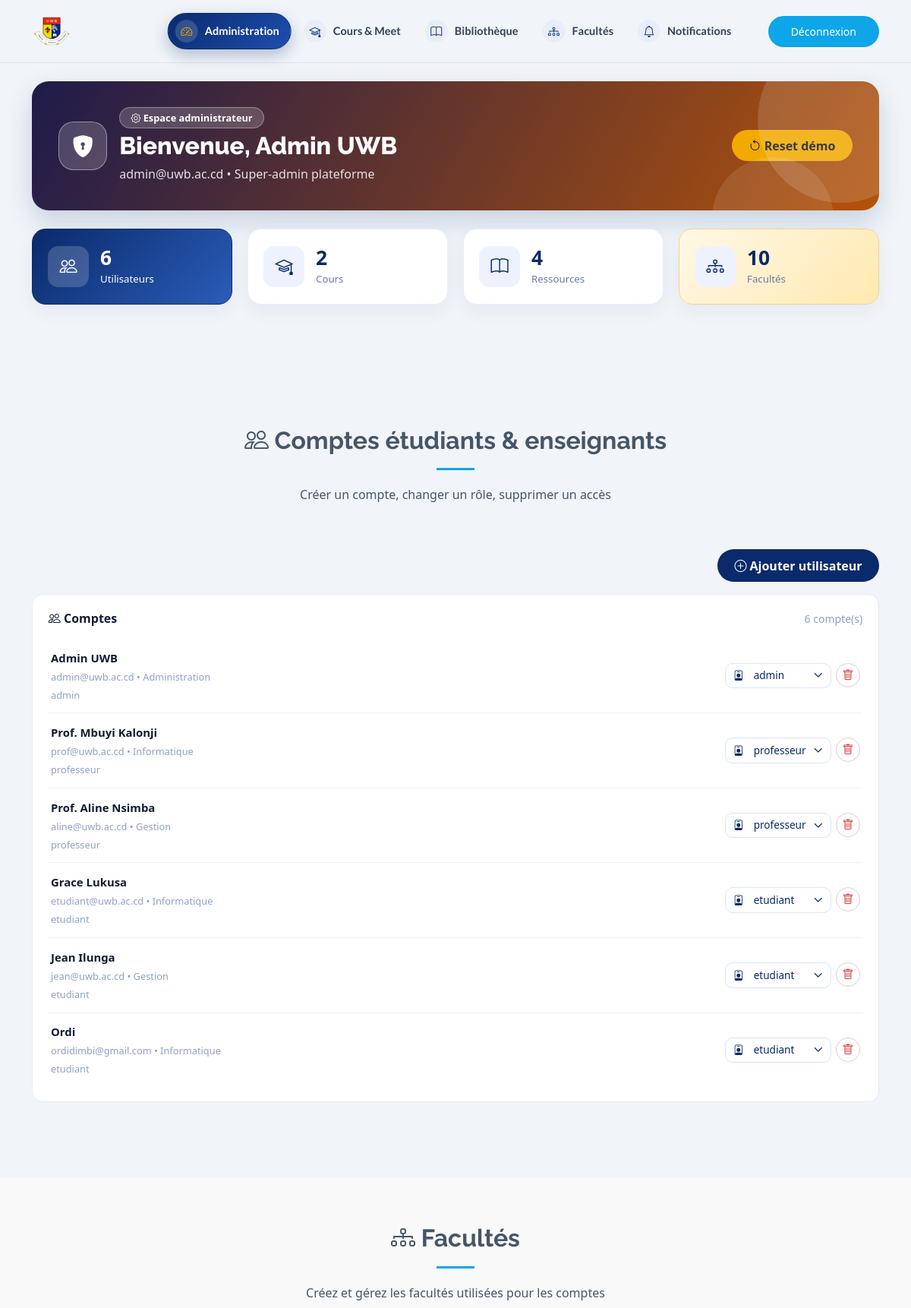
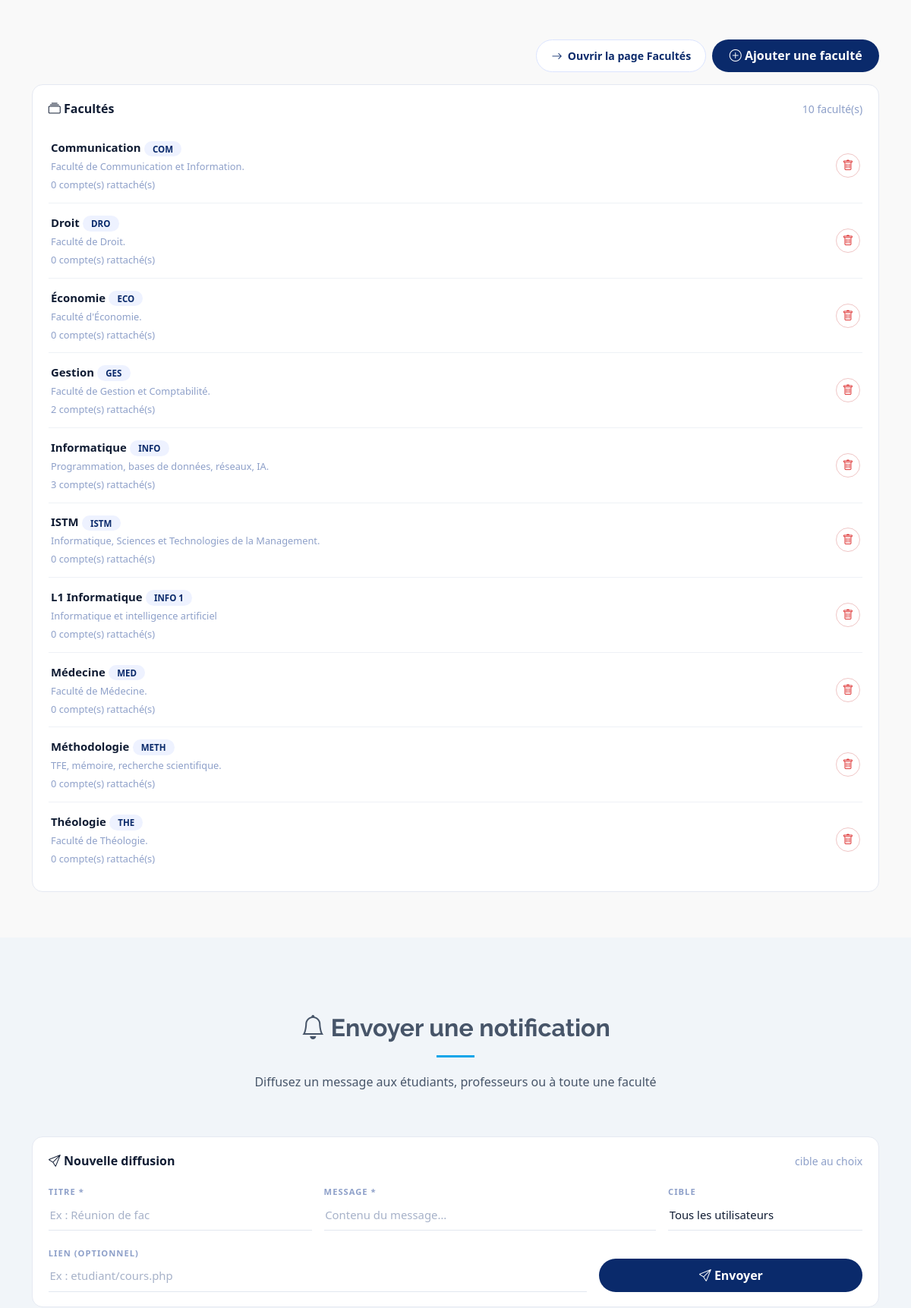
Page /admin/dashboard.php (signed in, upper part) on the committed database (2 pictures, top to bottom).
### tables this page shows
CREATE TABLE `users` (
  `id` int(11) NOT NULL AUTO_INCREMENT,
  `nom` varchar(150) NOT NULL,
  `email` varchar(150) NOT NULL,
  `password_hash` varchar(255) NOT NULL,
  `role` enum('admin','professeur','etudiant') NOT NULL DEFAULT 'etudiant',
  `faculte` varchar(150) DEFAULT '—',
  `created_at` timestamp NULL DEFAULT current_timestamp(),
  `niveau` varchar(10) NOT NULL DEFAULT 'L3',
  PRIMARY KEY (`id`),
  UNIQUE KEY `email` (`email`),
  KEY `idx_role` (`role`),
  KEY `idx_email` (`email`)
);

CREATE TABLE `facultes` (
  `id` int(11) NOT NULL AUTO_INCREMENT,
  `nom` varchar(100) NOT NULL,
  `code` varchar(20) NOT NULL,
  `description` varchar(255) DEFAULT '',
  `created_at` timestamp NULL DEFAULT current_timestamp(),
  PRIMARY KEY (`id`),
  UNIQUE KEY `code` (`code`)
);

### includes/auth.php (called while the page is built, shortened)
<?php
function current_user(): ?array {
    return $_SESSION['user'] ?? null;
}
function require_login(?array $roles = null): array {
    $u = current_user();
    return $u;
}

### config/database.php (called while the page is built, shortened)
<?php
function db(): PDO {
    static $pdo = null;
    if ($pdo instanceof PDO) return $pdo;
    $dsn = 'mysql:host=' . DB_HOST . ';dbname=' . DB_NAME . ';charset=' . DB_CHARSET;
    $opt = [
        PDO::ATTR_ERRMODE            => PDO::ERRMODE_EXCEPTION,
        PDO::ATTR_DEFAULT_FETCH_MODE => PDO::FETCH_ASSOC,
        PDO::ATTR_EMULATE_PREPARES   => false,
    ];
    try {
        $pdo = new PDO($dsn, DB_USER, DB_PASS, $opt);
        return $pdo;
    } catch (PDOException $e1) {
        if (DB_USER !== 'uwb' && in_array($e1->getCode(), [1698, 1045, 2002, 0], true)) {
            try {
                $pdo = new PDO($dsn, 'uwb', 'Uwb_2026_Secure#42', $opt);
                return $pdo;
            } catch (PDOException $e2) {
                $e = $e1;
            }
        } else {
            $e = $e1;
        }
        $msg = $e->getMessage();
        $isAccessDenied = (stripos($msg, '1698') !== false || stripos($msg, '1045') !== false
            || stripos(strtolower($msg), 'access denied') !== false);
        http_response_code(500);
        die('<div style="font-family:sans-serif;max-width:680px;margin:40px auto;padding:24px;border:1px solid #eee;border-radius:16px">'
            . '<h2>Base de données inaccessible</h2>'
            . '<p><small>' . htmlspecialchars($msg, ENT_QUOTES, 'UTF-8') . '</small></p>'
            . ($isAccessDenied
                ? '<p><b>Cause :</b> MySQL Ubuntu utilise <code>auth_socket</code> : <code>root</code> sans mot de passe est refusé en TCP (erreur 1698).<br>'
                  . 'Créez un utilisateur dédié (1 commande à coller dans un terminal) :</p>'
                  . '<pre style="background:#f6f8fc;padding:12px;border-radius:8px;overflow:auto">sudo mysql -e "CREATE USER IF NOT EXISTS \'uwb\'@\'localhost\' IDENTIFIED BY \'Uwb_2026_Secure#42\'; '
                  . 'CREATE USER IF NOT EXISTS \'uwb\'@\'127.0.0.1\' IDENTIFIED BY \'Uwb_2026_Secure#42\'; '
                  . 'GRANT ALL PRIVILEGES ON `uwb_learn`.* TO \'uwb\'@\'localhost\'; '
                  . 'GRANT ALL PRIVILEGES ON `uwb_learn`.* TO \'uwb\'@\'127.0.0.1\'; FLUSH PRIVILEGES;"</pre>'
                  . '<p>Puis rechargez cette page (le site réessaie automatiquement avec <code>uwb</code>).<br>'
                  . 'Ensuite : <a href="install.php">install.php</a> pour créer les tables.</p>'
                : '<p>Créez la base puis importez <code>uwb_learn.sql</code> :</p>'
                  . '<pre>mysql -u root --default-character-set=utf8mb4 &lt; uwb_learn.sql</pre>')
            . '</div>');
    }
    return $pdo;
}
function e(?string $s): string { return htmlspecialchars((string)$s, ENT_QUOTES, 'UTF-8'); }

### admin/dashboard.php (the view, shortened to what this page needs)
<?php
require_once __DIR__ . '/../includes/layout.php';
$u = require_login(['admin']);
$users = db()->query('SELECT * FROM users ORDER BY id')->fetchAll();
$facultes = db()->query('SELECT * FROM facultes ORDER BY nom')->fetchAll();
$nbCours = (int)db()->query('SELECT COUNT(*) c FROM cours')->fetch()['c'];
$nbLivres = (int)db()->query('SELECT COUNT(*) c FROM livres')->fetch()['c'];
?>
<main class="main">
<section class="section pt-4"><div class="container" data-aos="fade-up">
<div class="role-hero role-admin" data-aos="fade-up" data-aos-delay="100">
<div class="d-flex align-items-center gap-3 flex-wrap">
<span class="role-avatar"><i class="bi bi-shield-lock-fill"></i></span>
<div><span class="hero-pill"><i class="bi bi-gear"></i> Espace administrateur</span>
<h2>Bienvenue, <?= e($u['nom']) ?></h2>
<p class="mb-0"><?= e($u['email']) ?> • Super-admin plateforme</p></div>
<div class="ms-auto"><a class="btn-uwb-gold text-decoration-none" href="../install.php"><i class="bi bi-arrow-counterclockwise"></i> Reset démo</a></div>
</div></div>
<div class="stats-grid mt-4" data-aos="fade-up" data-aos-delay="150">
<div class="stat-card stat-card-primary"><div class="stat-icon-wrap"><i class="bi bi-people"></i></div><div class="stat-info"><span class="stat-value"><?= count($users) ?></span><span class="stat-title">Utilisateurs</span></div></div>
<div class="stat-card"><div class="stat-icon-wrap"><i class="bi bi-mortarboard"></i></div><div class="stat-info"><span class="stat-value"><?= $nbCours ?></span><span class="stat-title">Cours</span></div></div>
<div class="stat-card"><div class="stat-icon-wrap"><i class="bi bi-book"></i></div><div class="stat-info"><span class="stat-value"><?= $nbLivres ?></span><span class="stat-title">Ressources</span></div></div>
<div class="stat-card stat-card-accent"><div class="stat-icon-wrap"><i class="bi bi-diagram-3"></i></div><div class="stat-info"><span class="stat-value"><?= count($facultes) ?></span><span class="stat-title">Facultés</span></div></div>
</div>
</div></section>
<section class="services section" id="users"><div class="container section-title" data-aos="fade-up"><h2><i class="bi bi-people"></i> Comptes étudiants & enseignants</h2><p>Créer un compte, changer un rôle, supprimer un accès</p></div>
<div class="container" data-aos="fade-up"><div class="d-flex justify-content-end mb-3"><button class="btn-uwb" data-bs-toggle="modal" data-bs-target="#userModal"><i class="bi bi-plus-circle"></i> Ajouter utilisateur</button></div>
<div class="panel-pro"><div class="panel-head"><strong><i class="bi bi-people"></i> Comptes</strong><small><?= count($users) ?> compte(s)</small></div>
<?php foreach ($users as $x): ?>
<div class="mini-row"><div style="min-width:0;flex:1"><strong><?= e($x['nom']) ?></strong><br><small><?= e($x['email']) ?> • <?= e($x['faculte']) ?></small><br><small><?= e($x['role']) ?></small></div>
<div class="mini-actions"><form method="post" action="../actions/admin.php" class="d-flex gap-1"><input type="hidden" name="kind" value="role"><input type="hidden" name="id" value="<?= (int)$x['id'] ?>">
<div class="select-uwb sm"><i class="bi bi-person-badge"></i><select name="role" onchange="this.form.submit()"><?php foreach (['etudiant','professeur','admin'] as $r): ?><option <?= $x['role']===$r?'selected':'' ?>><?= e($r) ?></option><?php endforeach; ?></select></div></form>
<a class="icon-btn danger" href="../actions/admin.php?kind=user_delete&id=<?= (int)$x['id'] ?>" onclick="return confirm('Supprimer ?')"><i class="bi bi-trash"></i></a></div></div>
<?php endforeach; ?>
</div></div></section>
<section class="portfolio section light-background"><div class="container section-title" data-aos="fade-up"><h2><i class="bi bi-diagram-3"></i> Facultés</h2><p>Créez et gérez les facultés utilisées pour les comptes</p></div>
<div class="container" data-aos="fade-up"><div class="d-flex justify-content-end gap-2 mb-3 flex-wrap"><a href="facultes.php" class="btn-simple"><i class="bi bi-arrow-right"></i> Ouvrir la page Facultés</a><button class="btn-uwb" data-bs-toggle="modal" data-bs-target="#faculteModal"><i class="bi bi-plus-circle"></i> Ajouter une faculté</button></div>
<div class="panel-pro"><div class="panel-head"><strong><i class="bi bi-collection"></i> Facultés</strong><small><?= count($facultes) ?> faculté(s)</small></div>
<?php foreach ($facultes as $fl): $nb = 0; foreach ($users as $uu) if ($uu['faculte'] === $fl['nom']) $nb++; ?>
<div class="mini-row"><div style="min-width:0;flex:1"><strong><?= e($fl['nom']) ?></strong> <span class="mini-badge"><?= e($fl['code']) ?></span><br><small><?= e($fl['description']) ?></small><br><small><?= $nb ?> compte(s) rattaché(s)</small></div>
<div class="mini-actions"><a class="icon-btn danger" href="../actions/admin.php?kind=faculte_delete&id=<?= (int)$fl['id'] ?>" onclick="return confirm('Supprimer ?')"><i class="bi bi-trash"></i></a></div></div>
<?php endforeach; ?></div></div></section>
<section class="services section" id="notifs"><div class="container section-title" data-aos="fade-up"><h2><i class="bi bi-bell"></i> Envoyer une notification</h2><p>Diffusez un message aux étudiants, professeurs ou à toute une faculté</p></div>
<div class="container" data-aos="fade-up"><div class="panel-pro"><div class="panel-head"><strong><i class="bi bi-send"></i> Nouvelle diffusion</strong><small>cible au choix</small></div>
<form method="post" action="../actions/admin.php" class="row g-3 form-min"><input type="hidden" name="kind" value="notif">
<div class="col-md-4"><label class="form-label">Titre *</label><input name="titre" class="form-control" placeholder="Ex : Réunion de fac" required></div>
<div class="col-md-5"><label class="form-label">Message *</label><input name="message" class="form-control" placeholder="Contenu du message…" required></div>
<div class="col-md-3"><label class="form-label">Cible</label><select name="portee" class="form-control">
<option value="tous">Tous les utilisateurs</option>
</select></div>
<div class="col-md-8"><label class="form-label">Lien (optionnel)</label><input name="lien" class="form-control" placeholder="Ex : etudiant/cours.php"></div>
<div class="col-md-4 d-flex align-items-end"><button class="btn-uwb w-100"><i class="bi bi-send"></i> Envoyer</button></div></form>
</div></div></section>
</main>

### rows in the picture
users: nom "Admin UWB", email "admin@uwb.ac.cd", faculte "Administration", role "admin"
users: nom "Prof. Mbuyi Kalonji", email "prof@uwb.ac.cd", faculte "Informatique", role "professeur"
users: nom "Prof. Aline Nsimba", email "aline@uwb.ac.cd", faculte "Gestion", role "professeur"
users: nom "Grace Lukusa", email "etudiant@uwb.ac.cd", faculte "Informatique", role "etudiant"
users: nom "Jean Ilunga", email "jean@uwb.ac.cd", faculte "Gestion", role "etudiant"
users: nom "Ordi", email "ordidimbi@gmail.com", faculte "Informatique", role "etudiant"
facultes: nom "Communication", code "COM", description "Faculté de Communication et Information.", nb "0"
facultes: nom "Droit", code "DRO", description "Faculté de Droit.", nb "0"
facultes: nom "Économie", code "ECO", description "Faculté d'Économie.", nb "0"
facultes: nom "Gestion", code "GES", description "Faculté de Gestion et Comptabilité.", nb "2"
facultes: nom "Informatique", code "INFO", description "Programmation, bases de données, réseaux, IA.", nb "3"
facultes: nom "ISTM", code "ISTM", description "Informatique, Sciences et Technologies de la Management.", nb "0"
facultes: nom "L1 Informatique", code "INFO 1", description "Informatique et intelligence artificiel", nb "0"
facultes: nom "Médecine", code "MED", description "Faculté de Médecine.", nb "0"
facultes: nom "Méthodologie", code "METH", description "TFE, mémoire, recherche scientifique.", nb "0"
facultes: nom "Théologie", code "THE", description "Faculté de Théologie.", nb "0"

### other values in the picture
$label "Administration"
$label "Cours & Meet"
$label "Bibliothèque"
$label "Facultés"
count($users) "6"
$nbCours "2"
$nbLivres "4"
count($facultes) "10"
form field role "admin"
form field role "professeur"
form field role "etudiant"
